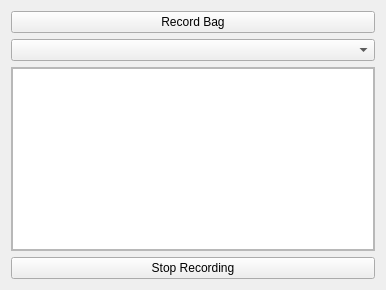
<?xml version="1.0" encoding="UTF-8"?>
<ui version="4.0">
 <class>rosbag_widget</class>
 <widget class="QWidget" name="rosbag_widget">
  <property name="geometry">
   <rect>
    <x>0</x>
    <y>0</y>
    <width>386</width>
    <height>290</height>
   </rect>
  </property>
  <property name="sizePolicy">
   <sizepolicy hsizetype="Expanding" vsizetype="Expanding">
    <horstretch>0</horstretch>
    <verstretch>0</verstretch>
   </sizepolicy>
  </property>
  <property name="windowTitle">
   <string>Form</string>
  </property>
  <layout class="QVBoxLayout" name="rosbag_widget_vertical_layout">
   <item>
    <widget class="QPushButton" name="record_bag_button">
     <property name="text">
      <string>Record Bag</string>
     </property>
    </widget>
   </item>
   <item>
    <widget class="QComboBox" name="active_bag_box"/>
   </item>
   <item>
    <widget class="QScrollArea" name="scroll_area">
     <property name="widgetResizable">
      <bool>true</bool>
     </property>
     <property name="alignment">
      <set>Qt::AlignLeading|Qt::AlignLeft|Qt::AlignVCenter</set>
     </property>
     <widget class="QWidget" name="scroll_area_widget_contents">
      <property name="geometry">
       <rect>
        <x>0</x>
        <y>0</y>
        <width>360</width>
        <height>166</height>
       </rect>
      </property>
      <layout class="QVBoxLayout" name="scroll_area_vertical_layout">
       <property name="leftMargin">
        <number>0</number>
       </property>
       <property name="topMargin">
        <number>0</number>
       </property>
       <property name="rightMargin">
        <number>0</number>
       </property>
       <property name="bottomMargin">
        <number>0</number>
       </property>
       <item>
        <widget class="QTextEdit" name="bag_information_text_area">
         <property name="readOnly">
          <bool>true</bool>
         </property>
        </widget>
       </item>
      </layout>
     </widget>
    </widget>
   </item>
   <item>
    <widget class="QPushButton" name="stop_recording_button">
     <property name="text">
      <string>Stop Recording</string>
     </property>
    </widget>
   </item>
  </layout>
 </widget>
 <resources/>
 <connections/>
</ui>
